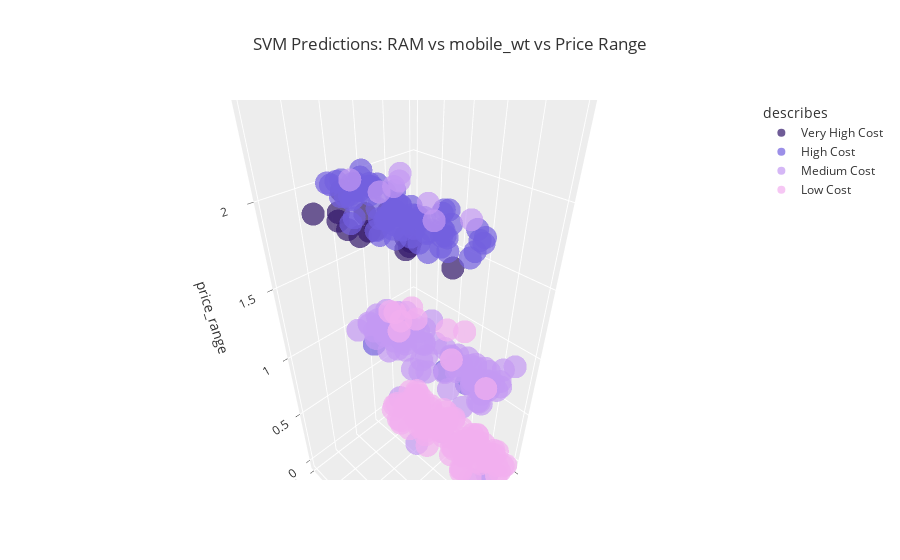
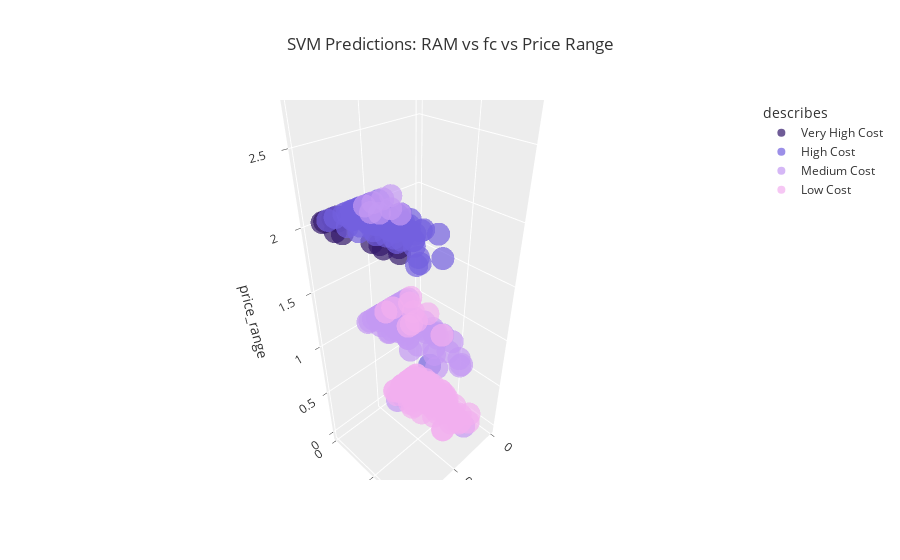
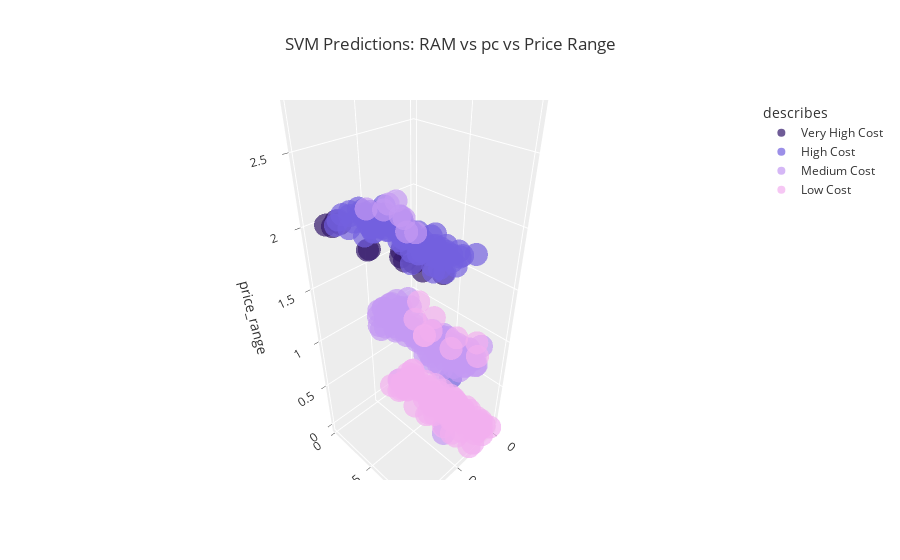
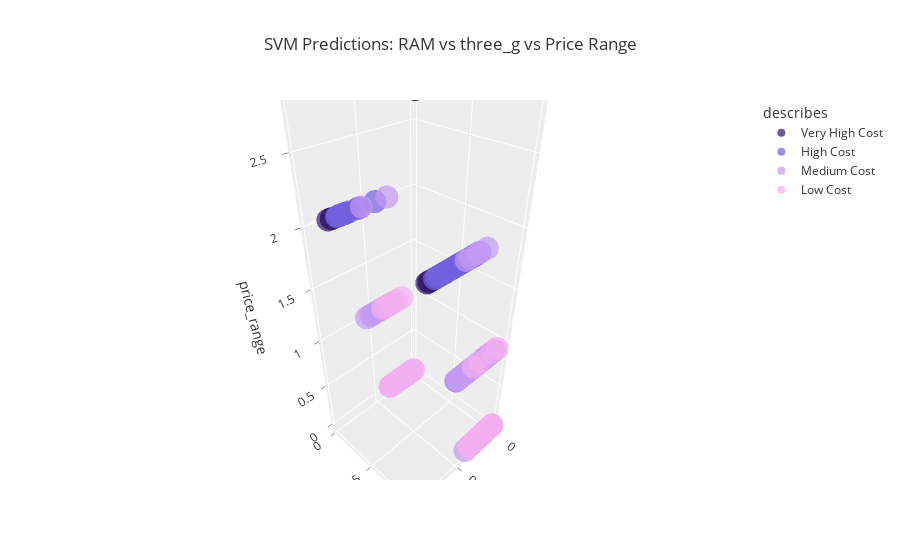

Notebook source saved alongside these figures, in order:
### Markdown cell above
<span style="font-size:24px;color:magenta;font-weight:bold"> Final Visualization</span>

### Code cell
X_train, X_test, y_train, y_test = train_test_split( X, y, test_size=0.2, random_state=0, stratify=y)

# Predicting with best model of SVM that we have already obtained
y_pred_test = best_linear.predict(X_test)
y_pred_train = best_linear.predict(X_train)
# prediction label
X_test = X_test.copy()
X_train = X_train.copy()
X_test['price_range'] = y_test
X_test['Pred'] = y_pred_test
X_train['price_range'] = y_train
X_train['Pred'] = y_pred_train
# mapping numerical to label
label_mapping = {
    0: 'Low Cost',
    1: 'Medium Cost',
    2: 'High Cost',
    3: 'Very High Cost'
}
X_test['describes'] = X_test['Pred'].map(label_mapping)
# i want ram to be baseline axis since it had the most affects
cols = set(X.columns) - {'ram'}
# Loop through features and plot 3D scatter
for col in cols:
    fig = px.scatter_3d(
        data_frame=X_test,
        x=X_test['ram'],
        y=X_test[col],
        z=X_test['price_range'],
        color=X_test['describes'],
        template='ggplot2',
        color_discrete_map={
            'Low Cost': '#F2AFEF',
            'Medium Cost': '#C499F3',
            'High Cost': '#7360DF',
            'Very High Cost': '#33186B'
        },
        opacity=0.7,
        height=700,
        title=f'SVM Predictions: RAM vs {col} vs Price Range'
    )
    pio.show(fig)
